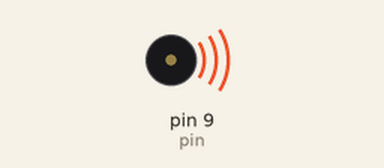
This sketch was run on a simulated Arduino Uno, built with avr-gcc and run on an emulated ATmega328P. Parts: buzzer (waves = sounding).

Above: at 0.1 s.
At 23.6 s:
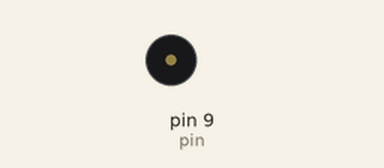
Timing chart, 0 to 25.1 s (numbered marks = the images above):
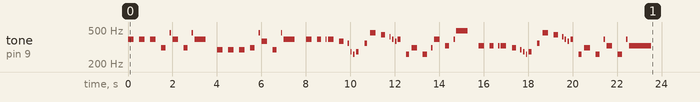

The sketch:

Segunda_Parte.ino
```cpp
/*
   Fundacion Kinal
   Centro educativo tecnico laboral Kinal
   Quinto perito
   Quinto electronica
   Codigo Tecnico: EB5AM
   Curso: Taller de electronica digital y reparacion de computadoras I
   Proyecto: Relevadores y Visualizadores
   Dev: Kevin Owen Roger Pablo Lastor
   Fecha: 02 de mayo del 2024
*/


#define sol 391.995
#define mib 311.127
#define sib 466.164
#define re 293.665
#define solb 369.994
#define faS 369.994
#define fa 349.228
#define mi 329.628
#define reS 311.127
#define solS 415.305
#define doS 277.183
#define doN 261.626
#define si 493.883
#define la 440.000
#define laS 466.164
#define pin 9

int redonda = 1000;
int blanca = 500;
int negra = 250;
int corchea = 125;
int semicorchea = 63;
int corcheaPD = 188;


void setup()
{
  pinMode(pin, OUTPUT);

  tone(pin, sol, negra);
  delay(negra);
  noTone(pin);
  delay(negra);

  tone(pin, sol, negra);
  delay(negra);
  noTone(pin);
  delay(negra);

  tone(pin, sol, negra);
  delay(negra);
  noTone(pin);
  delay(negra);

  tone(pin, mib, corcheaPD);
  delay(corcheaPD);
  noTone(pin);
  delay(corcheaPD);

  tone(pin, sib, semicorchea);
  delay(semicorchea);
  noTone(pin);
  delay(semicorchea);

  tone(pin, sol, negra);
  delay(negra);
  noTone(pin);
  delay(negra);

  tone(pin, mib, corcheaPD);
  delay(corcheaPD);
  noTone(pin);
  delay(corcheaPD);

  tone(pin, sib, semicorchea);
  delay(semicorchea);
  noTone(pin);
  delay(semicorchea);

  tone(pin, sol, blanca);
  delay(blanca);
  noTone(pin);
  delay(blanca);

  tone(pin, re, negra);
  delay(negra);
  noTone(pin);
  delay(negra);

  tone(pin, re, negra);
  delay(negra);
  noTone(pin);
  delay(negra);

  tone(pin, re, negra);
  delay(negra);
  noTone(pin);
  delay(negra);

  tone(pin, mib, corcheaPD);
  delay(corcheaPD);
  noTone(pin);
  delay(corcheaPD);

  tone(pin, sib, semicorchea);
  delay(semicorchea);
  noTone(pin);
  delay(semicorchea);

  tone(pin, faS, negra);
  delay(negra);
  noTone(pin);
  delay(negra);

  tone(pin, re, corcheaPD);
  delay(corcheaPD);
  noTone(pin);
  delay(corcheaPD);

  tone(pin, sib, semicorchea);
  delay(semicorchea);
  noTone(pin);
  delay(semicorchea);

  tone(pin, sol, blanca);
  delay(blanca);
  noTone(pin);
  delay(blanca);

  tone(pin, sol, negra);
  delay(negra);
  noTone(pin);
  delay(negra);

  tone(pin, sol, corcheaPD);
  delay(corcheaPD);
  noTone(pin);
  delay(corcheaPD);

  tone(pin, sol, semicorchea);
  delay(semicorchea);
  noTone(pin);
  delay(semicorchea);

  tone(pin, sol, negra);
  delay(negra);
  noTone(pin);
  delay(negra);

  tone(pin, faS, corcheaPD);
  delay(corcheaPD);
  noTone(pin);
  delay(corcheaPD);

  tone(pin, fa, semicorchea);
  delay(semicorchea);
  noTone(pin);
  delay(semicorchea);

  //aqui empieza la segundo linea
  tone(pin, doS, semicorchea);
  delay(semicorchea);
  noTone(pin);
  delay(semicorchea);

  tone(pin, doN, semicorchea);
  delay(semicorchea);
  noTone(pin);
  delay(semicorchea);

  tone(pin, doS, corchea);
  delay(corchea);
  noTone(pin);
  delay(corchea);

  delay(corchea);

  tone(pin, fa, corchea);
  delay(corchea);
  noTone(pin);
  delay(corchea);

  tone(pin, laS, negra);
  delay(negra);
  noTone(pin);
  delay(negra);

  tone(pin, la, corcheaPD);
  delay(corcheaPD);
  noTone(pin);
  delay(corcheaPD);

  tone(pin, solS, semicorchea);
  delay(semicorchea);
  noTone(pin);
  delay(semicorchea);

  tone(pin, sol, semicorchea);
  delay(semicorchea);
  noTone(pin);
  delay(semicorchea);

  tone(pin, faS, semicorchea);
  delay(semicorchea);
  noTone(pin);
  delay(semicorchea);

  tone(pin, sol, corchea);
  delay(corchea);
  noTone(pin);
  delay(corchea);

  delay(corchea);

  tone(pin, doN, corchea);
  delay(corchea);
  noTone(pin);
  delay(corchea);

  tone(pin, reS, negra);
  delay(negra);
  noTone(pin);
  delay(negra);

  tone(pin, doN, corcheaPD);
  delay(corcheaPD);
  noTone(pin);
  delay(corcheaPD);

  tone(pin, reS, semicorchea);
  delay(semicorchea);
  noTone(pin);
  delay(semicorchea);

  tone(pin, sol, negra);
  delay(negra);
  noTone(pin);
  delay(negra);

  tone(pin, mi, corcheaPD);
  delay(corcheaPD);
  noTone(pin);
  delay(corcheaPD);

  tone(pin, sol, semicorchea);
  delay(semicorchea);
  noTone(pin);
  delay(semicorchea);

  tone(pin, si, blanca);//compas 9
  delay(blanca);
  noTone(pin);
  delay(blanca);

  tone(pin, mi, negra);
  delay(negra);
  noTone(pin);
  delay(negra);

  tone(pin, mi, corcheaPD);
  delay(corcheaPD);
  noTone(pin);
  delay(corcheaPD);

  tone(pin, mi, semicorchea);
  delay(semicorchea);
  noTone(pin);
  delay(semicorchea);

  tone(pin, mi, negra);
  delay(negra);
  noTone(pin);
  delay(negra);

  tone(pin, reS, corcheaPD);
  delay(corcheaPD);
  noTone(pin);
  delay(corcheaPD);

  tone(pin, re, semicorchea);
  delay(semicorchea);
  noTone(pin);
  delay(semicorchea);

  tone(pin, doS, semicorchea);//inicio compas 11
  delay(semicorchea);
  noTone(pin);
  delay(semicorchea);

  tone(pin, doN, semicorchea);
  delay(semicorchea);
  noTone(pin);
  delay(semicorchea);

  tone(pin, doS, corchea);
  delay(corchea);
  noTone(pin);
  delay(corchea);

  delay(corchea);

  tone(pin, fa, corchea);
  delay(corchea);
  noTone(pin);
  delay(corchea);

  tone(pin, laS, negra);
  delay(negra);
  noTone(pin);
  delay(negra);

  tone(pin, la, corcheaPD);
  delay(corcheaPD);
  noTone(pin);
  delay(corcheaPD);

  tone(pin, solS, semicorchea);
  delay(semicorchea);
  noTone(pin);
  delay(semicorchea);

  tone(pin, sol, semicorchea);//inicio compas 12
  delay(semicorchea);
  noTone(pin);
  delay(semicorchea);

  tone(pin, faS, semicorchea);
  delay(semicorchea);
  noTone(pin);
  delay(semicorchea);

  tone(pin, sol, corchea);
  delay(corchea);
  noTone(pin);
  delay(corchea);

  delay(corchea);

  tone(pin, doN, corchea);
  delay(corchea);
  noTone(pin);
  delay(corchea);

  tone(pin, reS, negra);
  delay(negra);
  noTone(pin);
  delay(negra);

  tone(pin, doN, corcheaPD);
  delay(corcheaPD);
  noTone(pin);
  delay(corcheaPD);

  tone(pin, sol, semicorchea);
  delay(semicorchea);
  noTone(pin);
  delay(semicorchea);

  tone(pin, mi, negra);//inicio compas 13
  delay(negra);
  noTone(pin);
  delay(negra);

  tone(pin, doN, corcheaPD);
  delay(corcheaPD);
  noTone(pin);
  delay(corcheaPD);

  tone(pin, sol, semicorchea);
  delay(semicorchea);
  noTone(pin);
  delay(semicorchea);

  tone(pin, mi, redonda);
  delay(redonda);
  noTone(pin);
  delay(redonda);
}

void loop(){
}
```
